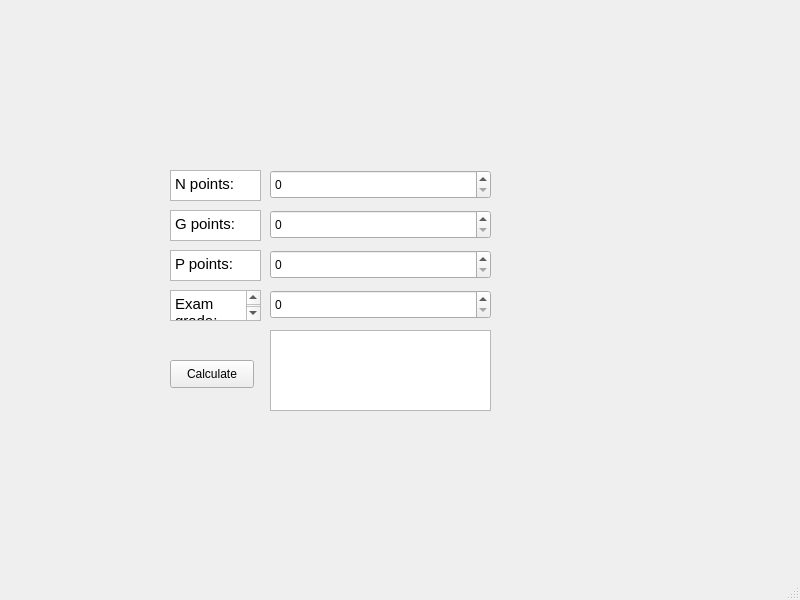
<?xml version="1.0" encoding="UTF-8"?>
<ui version="4.0">
 <class>MainWindow</class>
 <widget class="QMainWindow" name="MainWindow">
  <property name="geometry">
   <rect>
    <x>0</x>
    <y>0</y>
    <width>800</width>
    <height>600</height>
   </rect>
  </property>
  <property name="windowTitle">
   <string>MainWindow</string>
  </property>
  <widget class="QWidget" name="centralwidget">
   <widget class="QSpinBox" name="spinBoxN">
    <property name="geometry">
     <rect>
      <x>270</x>
      <y>170</y>
      <width>221</width>
      <height>29</height>
     </rect>
    </property>
   </widget>
   <widget class="QSpinBox" name="spinBoxG">
    <property name="geometry">
     <rect>
      <x>270</x>
      <y>210</y>
      <width>221</width>
      <height>29</height>
     </rect>
    </property>
   </widget>
   <widget class="QSpinBox" name="spinBoxP">
    <property name="geometry">
     <rect>
      <x>270</x>
      <y>250</y>
      <width>221</width>
      <height>29</height>
     </rect>
    </property>
   </widget>
   <widget class="QSpinBox" name="spinBoxE">
    <property name="geometry">
     <rect>
      <x>270</x>
      <y>290</y>
      <width>221</width>
      <height>29</height>
     </rect>
    </property>
   </widget>
   <widget class="QTextBrowser" name="textBrowserE">
    <property name="geometry">
     <rect>
      <x>170</x>
      <y>290</y>
      <width>91</width>
      <height>31</height>
     </rect>
    </property>
    <property name="html">
     <string>&lt;!DOCTYPE HTML PUBLIC &quot;-//W3C//DTD HTML 4.0//EN&quot; &quot;http://www.w3.org/TR/REC-html40/strict.dtd&quot;&gt;
&lt;html&gt;&lt;head&gt;&lt;meta name=&quot;qrichtext&quot; content=&quot;1&quot; /&gt;&lt;style type=&quot;text/css&quot;&gt;
p, li { white-space: pre-wrap; }
&lt;/style&gt;&lt;/head&gt;&lt;body style=&quot; font-family:'Cantarell'; font-size:11pt; font-weight:400; font-style:normal;&quot;&gt;
&lt;p style=&quot; margin-top:0px; margin-bottom:0px; margin-left:0px; margin-right:0px; -qt-block-indent:0; text-indent:0px;&quot;&gt;Exam grade:&lt;/p&gt;&lt;/body&gt;&lt;/html&gt;</string>
    </property>
   </widget>
   <widget class="QTextBrowser" name="textBrowserP">
    <property name="geometry">
     <rect>
      <x>170</x>
      <y>250</y>
      <width>91</width>
      <height>31</height>
     </rect>
    </property>
    <property name="html">
     <string>&lt;!DOCTYPE HTML PUBLIC &quot;-//W3C//DTD HTML 4.0//EN&quot; &quot;http://www.w3.org/TR/REC-html40/strict.dtd&quot;&gt;
&lt;html&gt;&lt;head&gt;&lt;meta name=&quot;qrichtext&quot; content=&quot;1&quot; /&gt;&lt;style type=&quot;text/css&quot;&gt;
p, li { white-space: pre-wrap; }
&lt;/style&gt;&lt;/head&gt;&lt;body style=&quot; font-family:'Cantarell'; font-size:11pt; font-weight:400; font-style:normal;&quot;&gt;
&lt;p style=&quot; margin-top:0px; margin-bottom:0px; margin-left:0px; margin-right:0px; -qt-block-indent:0; text-indent:0px;&quot;&gt;P points:&lt;/p&gt;&lt;/body&gt;&lt;/html&gt;</string>
    </property>
   </widget>
   <widget class="QTextBrowser" name="textBrowserG">
    <property name="geometry">
     <rect>
      <x>170</x>
      <y>210</y>
      <width>91</width>
      <height>31</height>
     </rect>
    </property>
    <property name="html">
     <string>&lt;!DOCTYPE HTML PUBLIC &quot;-//W3C//DTD HTML 4.0//EN&quot; &quot;http://www.w3.org/TR/REC-html40/strict.dtd&quot;&gt;
&lt;html&gt;&lt;head&gt;&lt;meta name=&quot;qrichtext&quot; content=&quot;1&quot; /&gt;&lt;style type=&quot;text/css&quot;&gt;
p, li { white-space: pre-wrap; }
&lt;/style&gt;&lt;/head&gt;&lt;body style=&quot; font-family:'Cantarell'; font-size:11pt; font-weight:400; font-style:normal;&quot;&gt;
&lt;p style=&quot; margin-top:0px; margin-bottom:0px; margin-left:0px; margin-right:0px; -qt-block-indent:0; text-indent:0px;&quot;&gt;G points:&lt;/p&gt;&lt;/body&gt;&lt;/html&gt;</string>
    </property>
   </widget>
   <widget class="QTextBrowser" name="textBrowserN">
    <property name="geometry">
     <rect>
      <x>170</x>
      <y>170</y>
      <width>91</width>
      <height>31</height>
     </rect>
    </property>
    <property name="html">
     <string>&lt;!DOCTYPE HTML PUBLIC &quot;-//W3C//DTD HTML 4.0//EN&quot; &quot;http://www.w3.org/TR/REC-html40/strict.dtd&quot;&gt;
&lt;html&gt;&lt;head&gt;&lt;meta name=&quot;qrichtext&quot; content=&quot;1&quot; /&gt;&lt;style type=&quot;text/css&quot;&gt;
p, li { white-space: pre-wrap; }
&lt;/style&gt;&lt;/head&gt;&lt;body style=&quot; font-family:'Cantarell'; font-size:11pt; font-weight:400; font-style:normal;&quot;&gt;
&lt;p style=&quot; margin-top:0px; margin-bottom:0px; margin-left:0px; margin-right:0px; -qt-block-indent:0; text-indent:0px;&quot;&gt;N points:&lt;/p&gt;&lt;/body&gt;&lt;/html&gt;</string>
    </property>
   </widget>
   <widget class="QPushButton" name="calculatePushButton">
    <property name="geometry">
     <rect>
      <x>170</x>
      <y>360</y>
      <width>84</width>
      <height>28</height>
     </rect>
    </property>
    <property name="text">
     <string>Calculate</string>
    </property>
   </widget>
   <widget class="QTextBrowser" name="textBrowser">
    <property name="geometry">
     <rect>
      <x>270</x>
      <y>330</y>
      <width>221</width>
      <height>81</height>
     </rect>
    </property>
    <property name="html">
     <string>&lt;!DOCTYPE HTML PUBLIC &quot;-//W3C//DTD HTML 4.0//EN&quot; &quot;http://www.w3.org/TR/REC-html40/strict.dtd&quot;&gt;
&lt;html&gt;&lt;head&gt;&lt;meta name=&quot;qrichtext&quot; content=&quot;1&quot; /&gt;&lt;style type=&quot;text/css&quot;&gt;
p, li { white-space: pre-wrap; }
&lt;/style&gt;&lt;/head&gt;&lt;body style=&quot; font-family:'Cantarell'; font-size:11pt; font-weight:400; font-style:normal;&quot;&gt;
&lt;p style=&quot;-qt-paragraph-type:empty; margin-top:0px; margin-bottom:0px; margin-left:0px; margin-right:0px; -qt-block-indent:0; text-indent:0px;&quot;&gt;&lt;br /&gt;&lt;/p&gt;&lt;/body&gt;&lt;/html&gt;</string>
    </property>
   </widget>
  </widget>
  <widget class="QMenuBar" name="menubar">
   <property name="geometry">
    <rect>
     <x>0</x>
     <y>0</y>
     <width>800</width>
     <height>25</height>
    </rect>
   </property>
  </widget>
  <widget class="QStatusBar" name="statusbar"/>
 </widget>
 <resources/>
 <connections/>
</ui>
